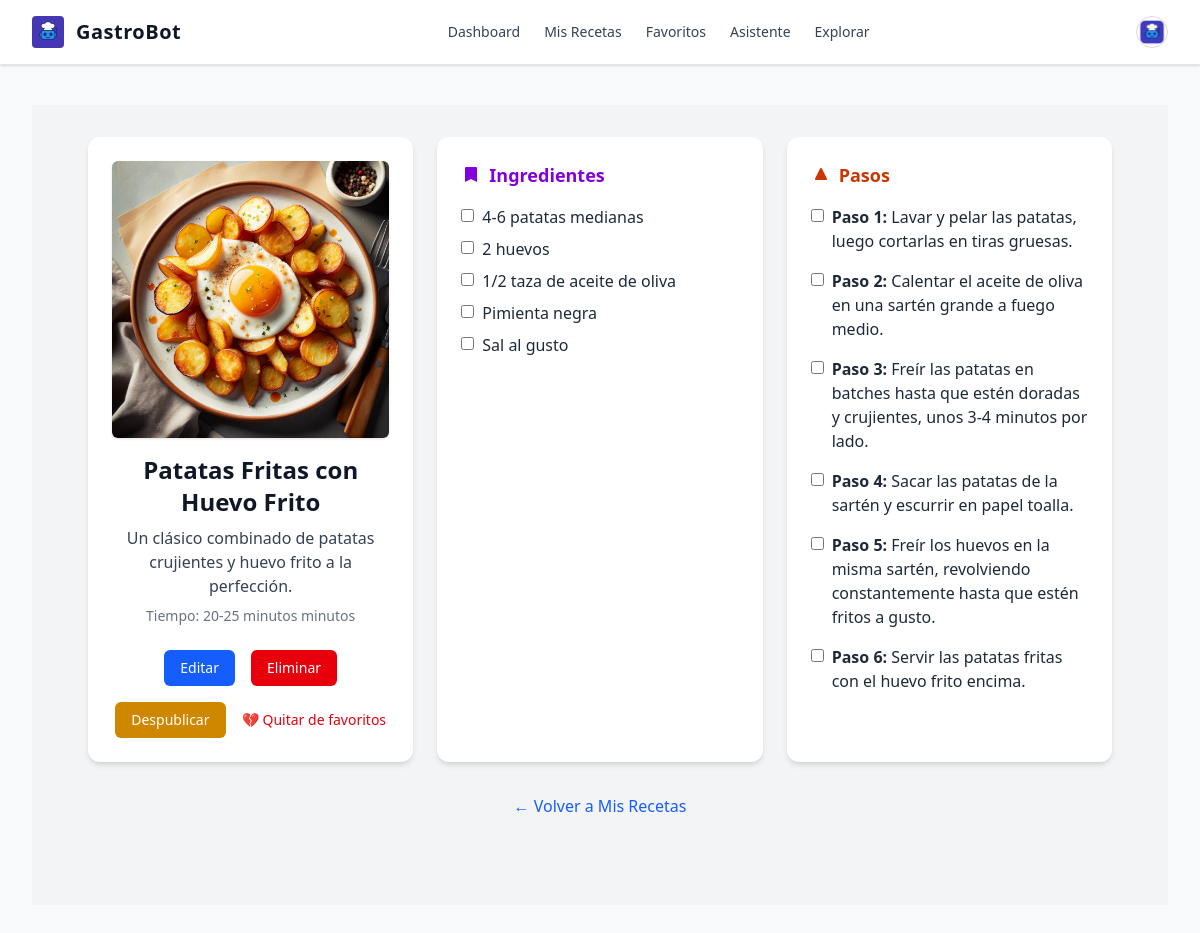
/recetas/detalle-guardada/31/ (signed in), run on the app's committed database.
### usuarios/models.py (models this page shows, shortened)
class Perfil(models.Model):
    user = models.OneToOneField(User, on_delete=models.CASCADE)
    imagen = models.ImageField(upload_to='perfiles/', blank=True, null=True)
    bio = models.TextField(max_length=500, blank=True)
    pais = models.CharField(max_length=100, blank=True)
    nombre = models.CharField(max_length=100, blank=True)
    apellidos = models.CharField(max_length=100, blank=True)
    fecha_nacimiento = models.DateField(null=True, blank=True)

### recetas/models.py (models this page shows, shortened)
class Receta(models.Model):
    titulo = models.CharField(max_length=200)
    descripcion = models.TextField()
    ingredientes = models.TextField()
    pasos = models.TextField()
    tiempo_preparacion = models.CharField(max_length=100)
    imagen = models.ImageField(upload_to='recetas/', blank=True, null=True)
    autor = models.ForeignKey(User, on_delete=models.CASCADE, related_name='recetas')
    fecha_creacion = models.DateTimeField(auto_now_add=True)
    publicada = models.BooleanField(default=False)
    fecha_publicacion = models.DateTimeField(null=True, blank=True)

### recetas/views.py (the view)
# urls.py: path('detalle-guardada/<int:receta_id>/', views.detalle_receta_view, name='detalle_receta_guardada'),
@login_required
def detalle_receta_view(request, receta_id):
    receta = get_object_or_404(Receta, id=receta_id)
    if not receta.publicada and receta.autor != request.user:
        raise Http404("No tienes permiso para ver esta receta.")
    ingredientes = [i.strip() for i in receta.ingredientes.split(';')]
    pasos = [re.sub(r'^\s*\d+[\.\)]\s*', '', p.strip()) for p in receta.pasos.split(';')]
    es_favorita = receta.favoritos.filter(user=request.user).exists()
    return render(request, 'recetas/detalle_guardada.html', {
        'receta': receta,
        'ingredientes': ingredientes,
        'pasos': pasos,
        'es_favorita': es_favorita
    })

### usuarios/context_processors.py (called while the page is built)
def perfil_usuario(request):
    if request.user.is_authenticated:
        try:
            return {'perfil': request.user.perfil}
        except Perfil.DoesNotExist:
            return {'perfil': None}
    return {'perfil': None}

### recetas/templates/recetas/detalle_guardada.html (shortened to what this page needs)
{% extends 'base.html' %}
{% block content %}
<div class="min-h-screen bg-gray-100 dark:bg-gray-900 text-gray-800 dark:text-gray-100 py-8 px-4">
  <div class="container mx-auto">
    <div class="grid md:grid-cols-3 gap-6">
      <div class="bg-white dark:bg-gray-800 shadow-md rounded-xl p-6 flex flex-col items-center">
        {% if receta.imagen %}
        <img
          src="{{ receta.imagen.url }}"
          alt="{{ receta.titulo }}"
          class="rounded-md mb-4 w-full h-auto object-cover shadow"
        />
        {% endif %}
        <h1 class="text-2xl font-bold text-center mb-2 text-gray-900 dark:text-white">
          {{ receta.titulo }}
        </h1>
        <p class="text-center text-gray-700 dark:text-gray-300 mb-2">{{ receta.descripcion }}</p>
        <p class="text-sm text-gray-500 dark:text-gray-400">Tiempo: {{ receta.tiempo_preparacion }}</p>
        <div class="mt-6 flex flex-wrap justify-center gap-4">
          {% if user.is_authenticated and receta.autor == user %}
            <a href="{% url 'recetas:editar_receta' receta.id %}"
              class="bg-blue-600 hover:bg-blue-700 text-white px-4 py-2 rounded-md text-sm font-medium transition-colors">
              Editar
            </a>
            <a href="{% url 'recetas:eliminar_receta' receta.id %}"
              class="bg-red-600 hover:bg-red-700 text-white px-4 py-2 rounded-md text-sm font-medium transition-colors">
              Eliminar
            </a>
            {% if receta.publicada %}
              <form method="POST" action="{% url 'recetas:despublicar_receta' receta.id %}" class="inline-block">
                <button type="submit"
                        class="bg-yellow-600 hover:bg-yellow-700 text-white px-4 py-2 rounded-md text-sm font-medium transition-colors">
                  Despublicar
                </button>
              </form>
            {% endif %}
          {% endif %}
          {% if user.is_authenticated %}
            <div class="inline-flex">
              {% if es_favorita %}
                <a href="{% url 'recetas:eliminar_favorito' receta.id %}"
                  class="inline-flex items-center text-red-600 hover:text-red-800 text-sm font-medium">
                  <span class="mr-1">  💔</span> Quitar de favoritos
                </a>
              {% else %}
                <a href="{% url 'recetas:agregar_favorito' receta.id %}"
                  class="inline-flex items-center text-green-600 hover:text-green-800 text-sm font-medium">
                  <span class="mr-1">❤️</span> Añadir a favoritos
                </a>
              {% endif %}
            </div>
          {% endif %}
        </div>
      </div>
      <div class="bg-white dark:bg-gray-800 shadow-md rounded-xl p-6">
        <h2 class="text-lg font-semibold text-purple-700 dark:text-purple-400 mb-4 flex items-center">
          <svg class="w-5 h-5 mr-2" fill="currentColor" viewBox="0 0 20 20">
            <path d="M4 3a1 1 0 011-1h10a1 1 0 011 1v14l-6-3-6 3V3z" />
          </svg>
          Ingredientes
        </h2>
        <ul class="space-y-2">
          {% for ingrediente in ingredientes %}
          <li class="flex items-start">
            <input type="checkbox" class="mt-1 mr-2 accent-purple-600" />
            <span>{{ ingrediente }}</span>
          </li>
          {% endfor %}
        </ul>
      </div>
      <div class="bg-white dark:bg-gray-800 shadow-md rounded-xl p-6">
        <h2 class="text-lg font-semibold text-orange-700 dark:text-orange-400 mb-4 flex items-center">
          <svg class="w-5 h-5 mr-2" fill="currentColor" viewBox="0 0 20 20">
            <path d="M10 3a1 1 0 01.894.553l5 10A1 1 0 0115 15H5a1 1 0 01-.894-1.447l5-10A1 1 0 0110 3z"/>
          </svg>
          Pasos
        </h2>
        <ul class="space-y-4">
          {% for paso in pasos %}
          <li class="flex items-start">
            <input type="checkbox" class="mt-1 mr-2 accent-orange-600" />
            <span><strong>Paso {{ forloop.counter }}:</strong> {{ paso }}</span>
          </li>
          {% endfor %}
        </ul>
      </div>
    </div>
    <div class="text-center mt-8">
      <a href="{% url 'recetas:mis_recetas' %}" class="text-blue-600 hover:underline">
        ← Volver a Mis Recetas
      </a>
    </div>
  </div>
</div>
{% endblock %}

### core/templates/base.html (shortened to what this page needs)
{% load static %}
<!DOCTYPE html>
<html lang="es" class="h-full font-sans dark">
  <head>
    <link rel="stylesheet" href="{% static 'css/dist/styles.css' %}" />
  </head>
  <body class="h-full bg-gray-50 text-gray-900 dark:bg-gray-900 dark:text-gray-100">
    <div class="min-h-full">
      <nav class="bg-white dark:bg-gray-900 border-b border-gray-200 dark:border-gray-800 shadow-sm">
        <div class="max-w-7xl mx-auto px-4 sm:px-6 lg:px-8">
          <div class="flex h-16 items-center justify-between">
            <div class="flex items-center space-x-3">
              <a href="/">
                <img class="h-8 w-8 rounded" src="{% static 'img/favicon.ico' %}" alt="GastroBot Logo" />
              </a>
              <span class="text-gray-900 dark:text-gray-100 text-xl font-semibold tracking-wide">GastroBot</span>
            </div>
            {% if user.is_authenticated and perfil %}
            <div class="hidden md:flex space-x-6 text-sm font-medium">
              <a href="/dashboard" class="text-gray-700 dark:text-gray-300 hover:text-violet-500 dark:hover:text-violet-400 transition">Dashboard</a>
              <a href="{% url 'recetas:mis_recetas' %}" class="text-gray-700 dark:text-gray-300 hover:text-violet-500 dark:hover:text-violet-400 transition">Mis Recetas</a>
              <a href="{% url 'recetas:favoritos' %}" class="text-gray-700 dark:text-gray-300 hover:text-violet-500 dark:hover:text-violet-400 transition">Favoritos</a>
              <a href="{% url 'asistente' %}" class="text-gray-700 dark:text-gray-300 hover:text-violet-500 dark:hover:text-violet-400 transition">Asistente</a>
              <a href="{% url 'recetas:explorar_recetas' %}" class="text-gray-700 dark:text-gray-300 hover:text-violet-500 dark:hover:text-violet-400 transition">Explorar</a>
            </div>
            {% endif %}
            <div class="flex items-center space-x-4 text-sm">
              {% if user.is_authenticated and perfil %}
              <div class="relative">
                <details class="relative">
                  <summary class="list-none cursor-pointer flex items-center space-x-2">
                    {% if perfil.imagen and perfil.imagen.name %}
                    <img class="h-8 w-8 rounded-full border border-gray-300 object-cover" src="{{ perfil.imagen.url }}" alt="Avatar" />
                    {% else %}
                    <img class="h-8 w-8 rounded-full border border-gray-300 object-cover" src="/media/defaults/default_user.png" alt="Avatar" />
                    {% endif %}
                  </summary>
                </details>
              </div>
              {% endif %}
            </div>
          </div>
        </div>
      </nav>
      <main>
        <div class="mx-auto max-w-7xl px-4 py-10 sm:px-6 lg:px-8 space-y-6">
          {% block content %}{% endblock %}
        </div>
      </main>
    </div>
  </body>
</html>

### data on the page
Perfil: imagen (picture)
Receta: imagen (picture), titulo "Patatas Fritas con Huevo Frito", descripcion "Un clásico combinado de patatas crujientes y huevo frito a la perfección.", tiempo_preparacion "20-25 minutos minutos"

### other printed values
{{ ingrediente }} "4-6 patatas medianas" "2 huevos" "1/2 taza de aceite de oliva" "Pimienta negra" "Sal al gusto"
{{ paso }} "Lavar y pelar las patatas, luego cortarlas en tiras gruesas." "Calentar el aceite de oliva en una sartén grande a fuego medio." "Freír las patatas en batches hasta que estén doradas y crujientes, unos 3-4 minutos por lado." "Sacar las patatas de la sartén y escurrir en papel toalla." "Freír los huevos en la misma sartén, revolviendo constantemente hasta que estén fritos a gusto." "Servir las patatas fritas con el huevo frito encima."
